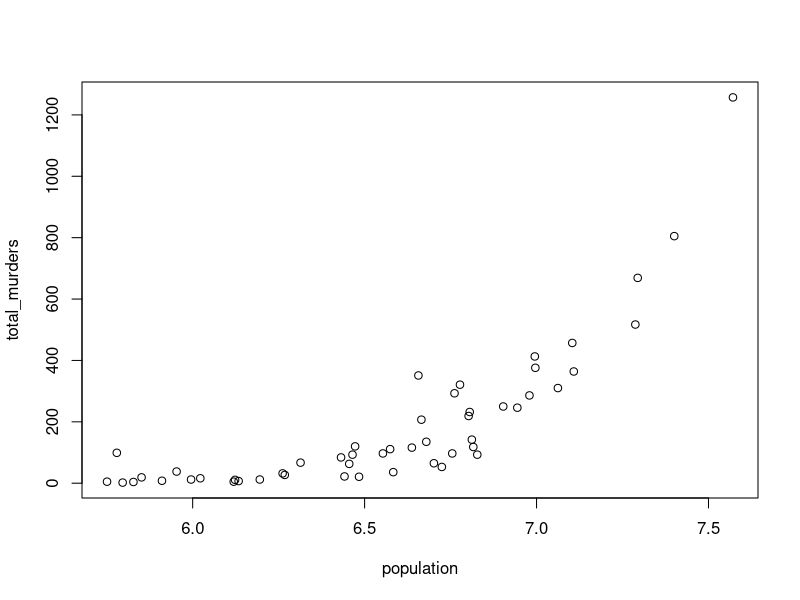
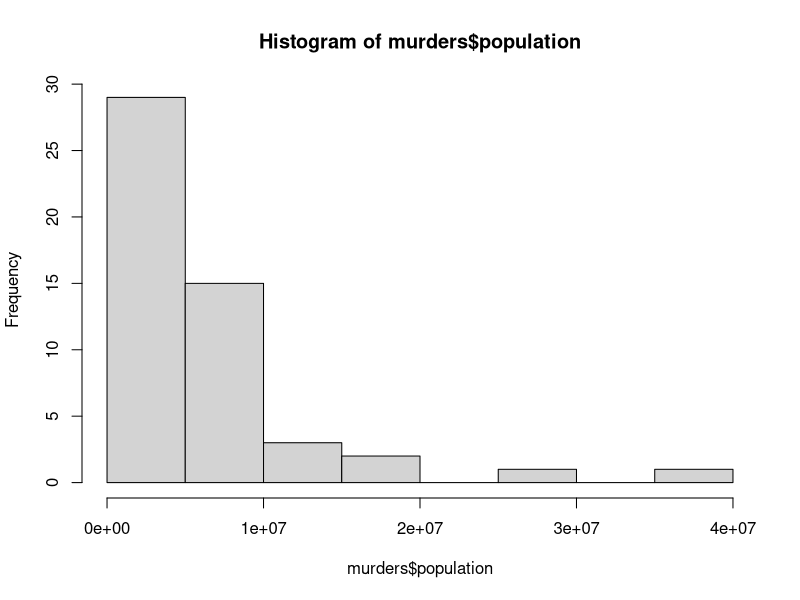
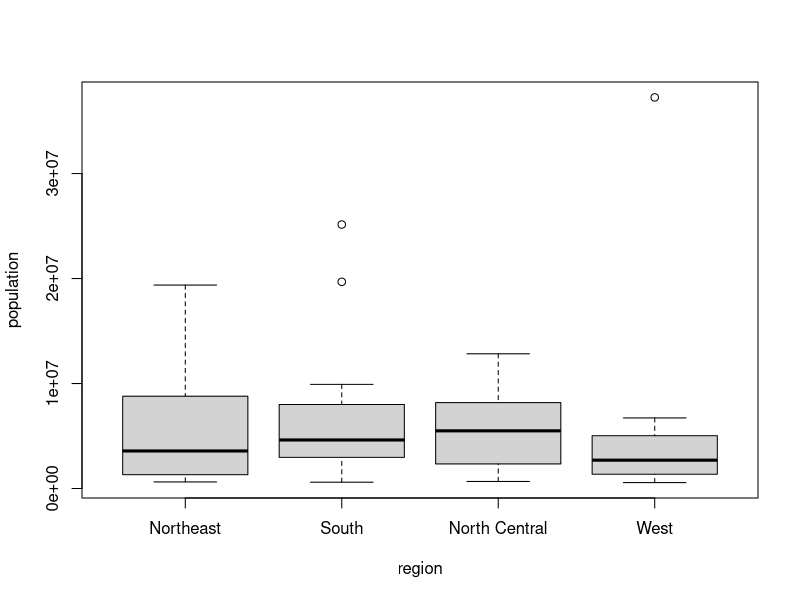

The R script that drew these images, in order:
## ---- chunk 1
knitr::opts_chunk$set(echo = TRUE)
## ---- chunk 2
library(dslabs)
data(murders)
## ---- chunk 3
pop <- murders$population
sort(pop)[1]

## ---- chunk 4
nilaiMin = order(murders$population)
nilaiMin[1]
## ---- chunk 5
which.min(murders$population)
## ---- chunk 6
i_min <- which.min(murders$population)
murders$state[i_min] 
## ---- chunk 7
ranks = rank(murders$population)
my_df = data.frame(state = murders$state, rank = ranks)
my_df
## ---- chunk 8
ind = order(murders$population)
ranks = rank(murders$population)
my_df = data.frame(state = murders$state[ind], rank = ranks[ind])
my_df

## ---- chunk 9
population <- log10(murders$population)
total_murders <- murders$total
plot(population, total_murders) 

## ---- chunk 10
hist(murders$population)

## ---- chunk 11
boxplot(population~region, data = murders)
